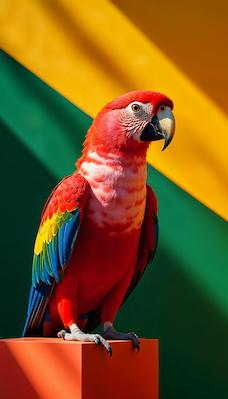
#> input picture opencv/sample_parrot-image.jpg, 228 x 399 px
$ jupyter execute colorspace.ipynb   (text cells are left out)
#> lines starting #> are read from the running program, lines starting #| are printed output that depends on the picture; after the words box and inside, x2 and y2 are one past the last pixel; in counts of white or black regions, pixels touching at a corner belong together
[cell 1]
import cv2

img = cv2.imread('sample_parrot-image.jpg')
#> img is the input picture: shape (399, 228, 3); mean B, G, R 29.3, 84.8, 118
print(img)
#> (printed output is left out)

[cell 2]
cv2.imshow("Display",img)
cv2.waitKey(0)
cv2.destroyAllWindows()

[cell 3]
gray = cv2.cvtColor(img,cv2.COLOR_BGR2GRAY)
cv2.imshow("display", gray)
cv2.waitKey(0)
cv2.destroyAllWindows()

[cell 4]
cap = cv2.VideoCapture(0)


while True:
    ret, frame = cap.read()
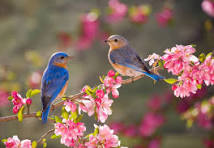
#> input picture opencv/birds1.jpeg, 214 x 148 px, given in place of the camera
#> frame is the input picture: shape (148, 214, 3); mean B, G, R 95.3, 106, 135.2
    if not ret:
        break
    cv2.imshow("WebCam",frame)

    if cv2.waitKey(1):
#> (key Esc is pressed here)
        break

cap.release()
cv2.destroyAllWindows()

[cell 5]
cv2.rectangle(img,(50,50),(200,200),(0,255,0),3)
cv2.imshow("display",img)
cv2.waitKey(0)
cv2.destroyAllWindows()

[cell 6]
cv2.circle(img, (50, 50), 50, (255, 0, 0), -1)
cv2.putText(img, "OpenCV!", (50, 400), cv2.FONT_HERSHEY_SIMPLEX, 1, (0, 0, 255), 2)
cv2.imshow("display",img)
cv2.waitKey(0)
cv2.destroyAllWindows()

[cell 7]
img_rgb = cv2.cvtColor(img,cv2.COLOR_BGR2RGB)
img_hsv = cv2.cvtColor(img,cv2.COLOR_BGR2HSV)
#> img_hsv: shape (399, 228, 3); mean H, S, V 60.6, 227.7, 149
img_gray = cv2.cvtColor(img,cv2.COLOR_BGR2GRAY)
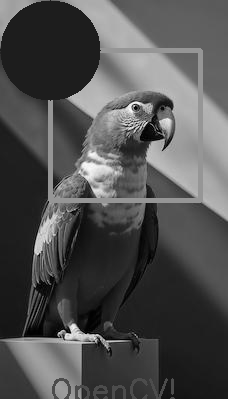
#> img_gray: shape (399, 228); min 0, max 252, mean 80.1
img_lab = cv2.cvtColor(img,cv2.COLOR_BGR2LAB)
#> img_lab: shape (399, 228, 3); mean of channels 0, 1, 2 100.9, 141.3, 149.7

cv2.imshow("rgb",img_rgb)
cv2.imshow("Hsv",img_hsv)
cv2.imshow("gray",img_gray)
cv2.imshow("lab",img_lab)
cv2.waitKey(0)
cv2.destroyAllWindows()

[cell 8]
import numpy as np

# HSV range for detecting RED
lower_red = np.array([0, 255, 70])   # lower bound
upper_red = np.array([10, 255, 255]) # upper bound

# Create mask (white = detected pixels, black = others)
mask = cv2.inRange(img_hsv, lower_red, upper_red)
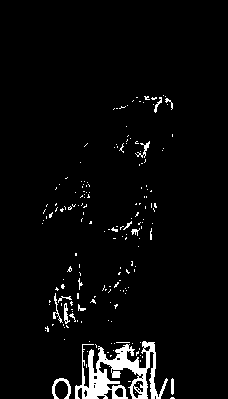
#> mask: shape (399, 228); 4% white; 182 white regions (168 under 20 px), largest, box (x1, y1, x2, y2) and area: (75, 341, 168, 399) 2397, (52, 378, 71, 399) 149, (53, 293, 63, 323) 69

# Apply mask on original image
result = cv2.bitwise_and(img, img, mask=mask)

# Show result
cv2.imshow("Red Detected",result)
cv2.waitKey(0)
cv2.destroyAllWindows()

[cell 9]
import cv2
import numpy as np


# Red color ranges
lower_red1 = np.array([0, 120, 70])
upper_red1 = np.array([10, 255, 255])
lower_red2 = np.array([170, 120, 70])
upper_red2 = np.array([180, 255, 255])

# Create masks
mask1 = cv2.inRange(img_hsv, lower_red1, upper_red1)
#> mask1: shape (399, 228); 17.2% white; 119 white regions (95 under 20 px), largest, box (x1, y1, x2, y2) and area: (0, 337, 168, 399) 9179, (53, 91, 173, 198) 2595, (108, 203, 146, 241) 870
mask2 = cv2.inRange(img_hsv, lower_red2, upper_red2)
#> mask2: shape (399, 228); 7.4% white; 54 white regions (45 under 20 px), largest, box (x1, y1, x2, y2) and area: (56, 203, 139, 325) 4977, (106, 122, 146, 198) 1181, (148, 203, 154, 249) 152
mask = mask1 + mask2
#> mask: shape (399, 228); 24.6% white; 50 white regions (44 under 20 px), largest, box (x1, y1, x2, y2) and area: (0, 337, 168, 399) 9187, (41, 201, 146, 329) 7506, (53, 91, 173, 198) 5208, (148, 203, 158, 249) 247, (44, 322, 54, 334) 64, (171, 378, 174, 395) 47

# Apply mask
result = cv2.bitwise_and(img, img, mask=mask)

# Show result
cv2.imshow("Red Detected", result)
cv2.waitKey(0)
cv2.destroyAllWindows()

[cell 10]
import cv2
import numpy as np

def get_color_name(h):
    if h < 10 or h >= 170: return "Red"
    elif h < 25: return "Orange"
    elif h < 35: return "Yellow"
    elif h < 85: return "Green"
    elif h < 125: return "Blue"
    elif h < 160: return "Purple"
    elif h < 170: return "Pink"
    return "Unknown"

def pick_color(event, x, y, flags, param):
    if event == cv2.EVENT_LBUTTONDOWN:  # left mouse click
        hsv_val = hsv[y, x]
        h, s, v = hsv_val
        print("HSV:", hsv_val, " → Color:", get_color_name(h))

img = cv2.imread("sample_parrot-image.jpg")
hsv = cv2.cvtColor(img, cv2.COLOR_BGR2HSV)
#> hsv: shape (399, 228, 3); mean H, S, V 52.4, 226.3, 140.6

cv2.imshow("Image", img)
cv2.setMouseCallback("Image", pick_color)
cv2.waitKey(0)
cv2.destroyAllWindows()

[cell 11]
import cv2
import matplotlib.pyplot as plt

# Read image (OpenCV loads as BGR by default)
img_rgb = cv2.cvtColor(img, cv2.COLOR_BGR2RGB)

# Split into channels
R, G, B = cv2.split(img_rgb)
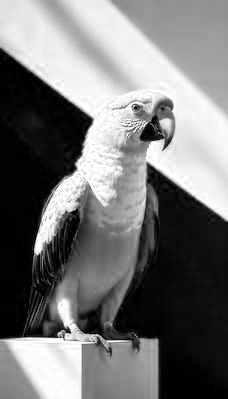
#> R: shape (399, 228); min 0, max 255, mean 118
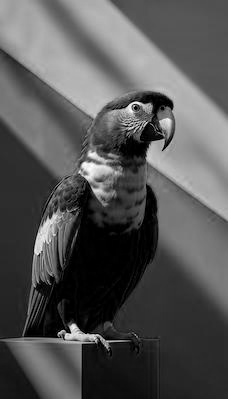
#> G: shape (399, 228); min 0, max 255, mean 84.8
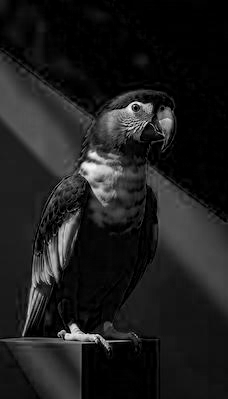
#> B: shape (399, 228); min 0, max 253, mean 29.3

# Create blank channel (for visualization)
zeros = np.zeros_like(R)

# Merge to visualize each channel in color
only_R = cv2.merge([R, zeros, zeros])   # Red channel in red
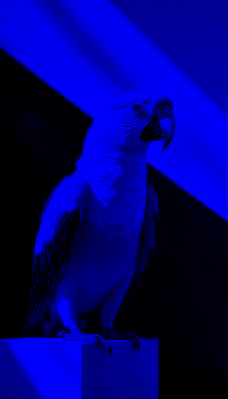
#> only_R: shape (399, 228, 3); mean of channels 0, 1, 2 118, 0, 0; drawn as B, G, R
only_G = cv2.merge([zeros, G, zeros])   # Green channel in green
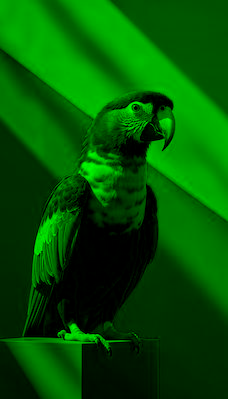
#> only_G: shape (399, 228, 3); mean of channels 0, 1, 2 0, 84.8, 0; drawn as B, G, R
only_B = cv2.merge([zeros, zeros, B])   # Blue channel in blue
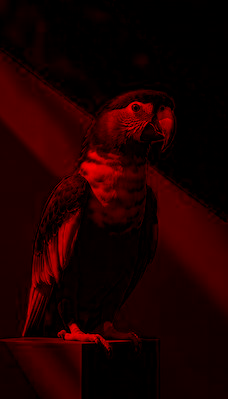
#> only_B: shape (399, 228, 3); mean of channels 0, 1, 2 0, 0, 29.3; drawn as B, G, R

# Plot
plt.figure(figsize=(12, 6))

plt.subplot(2, 3, 1)
plt.imshow(img_rgb)
plt.title("Original")
plt.axis("off")

plt.subplot(2, 3, 2)
plt.imshow(R, cmap="gray")
plt.title("Red Channel (Grayscale)")
plt.axis("off")

plt.subplot(2, 3, 3)
plt.imshow(G, cmap="gray")
plt.title("Green Channel (Grayscale)")
plt.axis("off")

plt.subplot(2, 3, 4)
plt.imshow(B, cmap="gray")
plt.title("Blue Channel (Grayscale)")
plt.axis("off")

plt.subplot(2, 3, 5)
plt.imshow(only_R)
plt.title("Red Channel (in Red)")
plt.axis("off")

plt.subplot(2, 3, 6)
plt.imshow(only_G + only_B)  # Show G+B combo
plt.title("Green + Blue")
plt.axis("off")

plt.show()
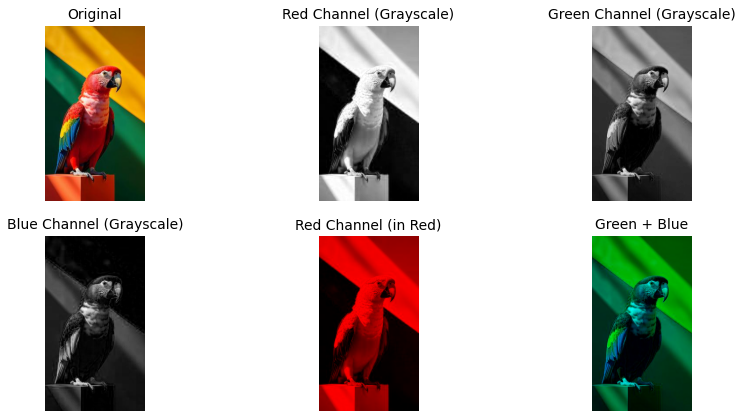
#> figure drawn by matplotlib, 6 panels
